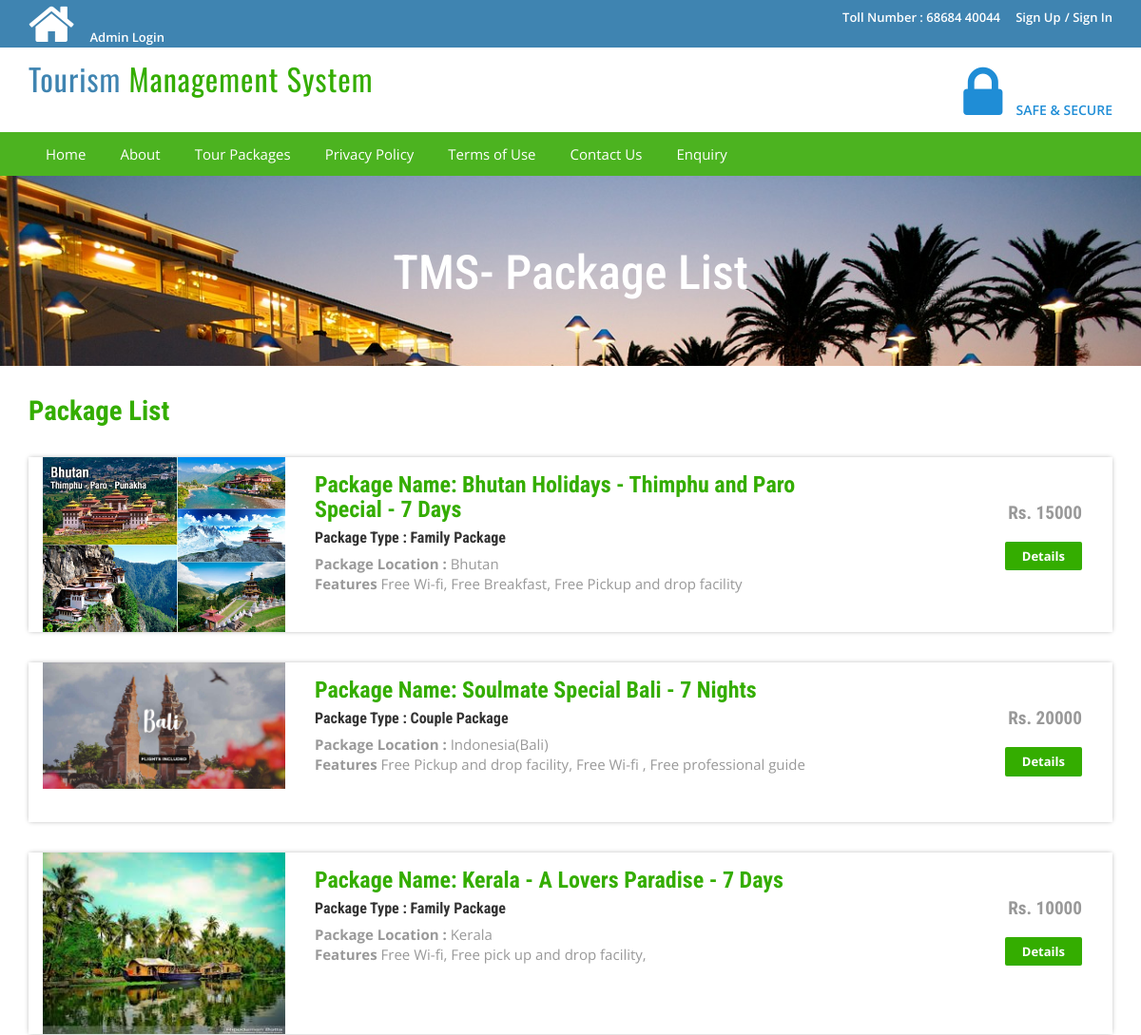
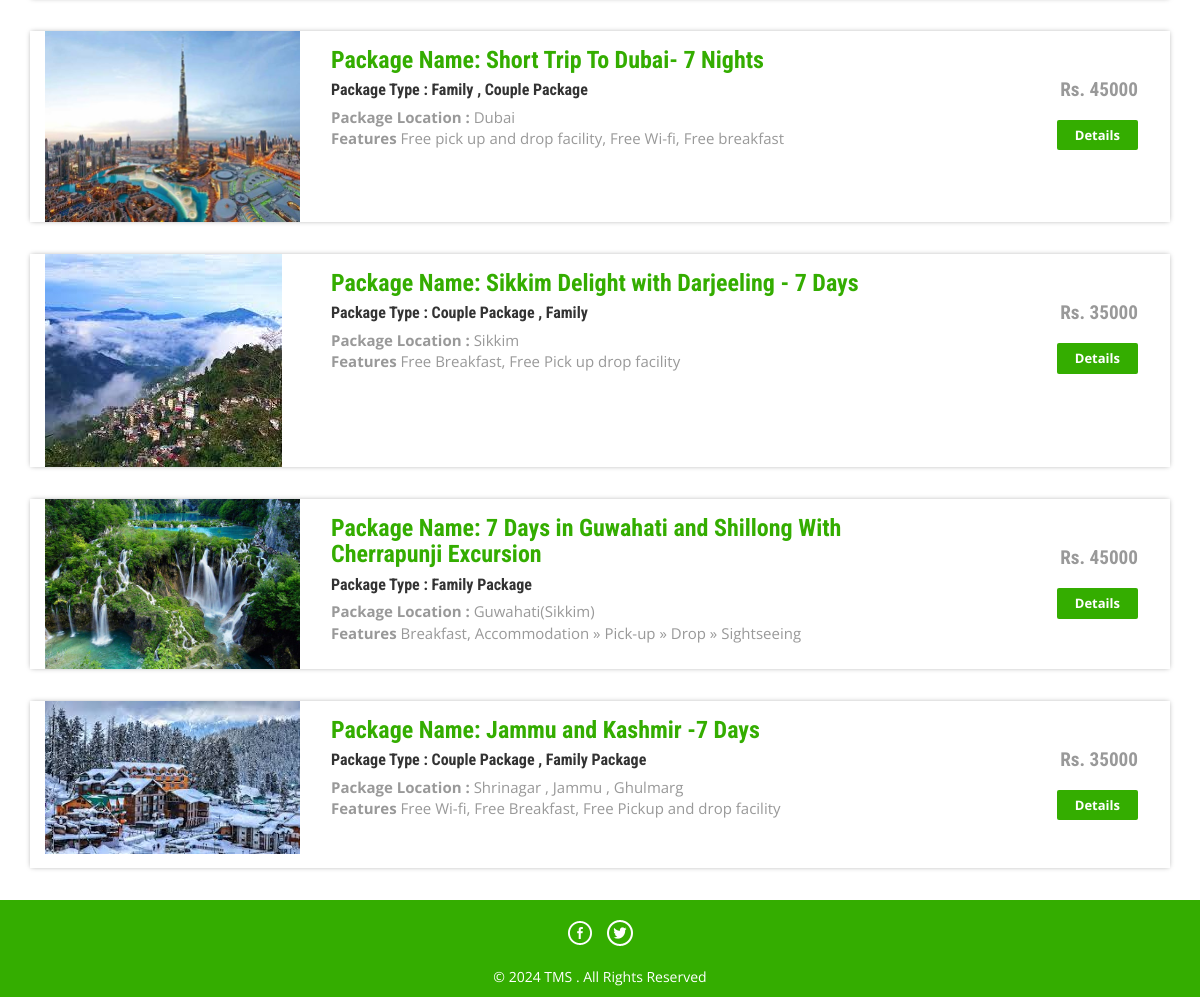
The page /tms/package-list.php on the database its author committed (2 pictures, top to bottom).
### tables this page shows
CREATE TABLE `tbltourpackages` (
  `PackageId` int(11) NOT NULL,
  `PackageName` varchar(200) DEFAULT NULL,
  `PackageType` varchar(150) DEFAULT NULL,
  `PackageLocation` varchar(100) DEFAULT NULL,
  `PackagePrice` int(11) DEFAULT NULL,
  `PackageFetures` varchar(255) DEFAULT NULL,
  `PackageDetails` mediumtext DEFAULT NULL,
  `PackageImage` varchar(100) DEFAULT NULL,
  `Creationdate` timestamp NULL DEFAULT current_timestamp(),
  `UpdationDate` timestamp NULL DEFAULT NULL ON UPDATE current_timestamp()
);

### tms/package-list.php (the view, shortened to what this page needs)
<?php
include('includes/config.php');
?>
<!DOCTYPE HTML>
<html>
<head>
<link href="css/bootstrap.css" rel='stylesheet' type='text/css' />
<link href="css/style.css" rel='stylesheet' type='text/css' />
<link href="css/font-awesome.css" rel="stylesheet">
<link href="css/animate.css" rel="stylesheet" type="text/css" media="all">
</head>
<body>
<?php include('includes/header.php');?>
<div class="banner-3">
	<div class="container">
		<h1 class="wow zoomIn animated animated" data-wow-delay=".5s" style="visibility: visible; animation-delay: 0.5s; animation-name: zoomIn;"> TMS- Package List</h1>
	</div>
</div>
<div class="rooms">
	<div class="container">
		<div class="room-bottom">
			<h3>Package List</h3>
<?php $sql = "SELECT * from tbltourpackages";
$query = $dbh->prepare($sql);
$query->execute();
$results=$query->fetchAll(PDO::FETCH_OBJ);
if($query->rowCount() > 0)
{
foreach($results as $result)
{	?>
			<div class="rom-btm">
				<div class="col-md-3 room-left wow fadeInLeft animated" data-wow-delay=".5s">
					<img src="admin/pacakgeimages/<?php echo htmlentities($result->PackageImage);?>" class="img-responsive" alt="">
				</div>
				<div class="col-md-6 room-midle wow fadeInUp animated" data-wow-delay=".5s">
					<h4>Package Name: <?php echo htmlentities($result->PackageName);?></h4>
					<h6>Package Type : <?php echo htmlentities($result->PackageType);?></h6>
					<p><b>Package Location :</b> <?php echo htmlentities($result->PackageLocation);?></p>
					<p><b>Features</b> <?php echo htmlentities($result->PackageFetures);?></p>
				</div>
				<div class="col-md-3 room-right wow fadeInRight animated" data-wow-delay=".5s">
					<h5>Rs. <?php echo htmlentities($result->PackagePrice);?></h5>
					<a href="package-details.php?pkgid=<?php echo htmlentities($result->PackageId);?>" class="view">Details</a>
				</div>
				<div class="clearfix"></div>
			</div>
<?php }} ?>
		</div>
	</div>
</div>
<?php include('includes/footer.php');?>
</body>
</html>

### tms/includes/header.php (shortened to what this page needs)
<?php if($_SESSION['login'])
{?>
<div class="top-header">
	<div class="container">
		<ul class="tp-hd-lft wow fadeInLeft animated" data-wow-delay=".5s">
			<li class="hm"><a href="index.html"><i class="fa fa-home"></i></a></li>
			<li class="prnt"><a href="profile.php">My Profile</a></li>
				<li class="prnt"><a href="change-password.php">Change Password</a></li>
			<li class="prnt"><a href="tour-history.php">My Tour History</a></li>
			<li class="prnt"><a href="issuetickets.php">Issue Tickets</a></li>
		</ul>
		<ul class="tp-hd-rgt wow fadeInRight animated" data-wow-delay=".5s">
			<li class="tol">Welcome :</li>
			<li class="sig"><?php echo htmlentities($_SESSION['login']);?></li>
			<li class="sigi"><a href="logout.php" >/ Logout</a></li>
        </ul>
		<div class="clearfix"></div>
	</div>
</div><?php } else {?>
<div class="top-header">
	<div class="container">
		<ul class="tp-hd-lft wow fadeInLeft animated" data-wow-delay=".5s">
			<li class="hm"><a href="index.php"><i class="fa fa-home"></i></a></li>
				<li class="hm"><a href="admin/index.php">Admin Login</a></li>
		</ul>
		<ul class="tp-hd-rgt wow fadeInRight animated" data-wow-delay=".5s">
			<li class="tol">Toll Number : 68684 40044</li>
			<li class="sig"><a href="#" data-toggle="modal" data-target="#myModal" >Sign Up</a></li>
			<li class="sigi"><a href="#" data-toggle="modal" data-target="#myModal4" >/ Sign In</a></li>
        </ul>
		<div class="clearfix"></div>
	</div>
</div>
<?php }?>
<div class="header">
	<div class="container">
		<div class="logo wow fadeInDown animated" data-wow-delay=".5s">
			<a href="index.php">Tourism <span>Management System</span></a>
		</div>
		<div class="lock fadeInDown animated" data-wow-delay=".5s">
			<li><i class="fa fa-lock"></i></li>
            <li><div class="securetxt">SAFE &amp; SECURE </div></li>
		</div>
		<div class="clearfix"></div>
	</div>
</div>
<div class="footer-btm wow fadeInLeft animated" data-wow-delay=".5s">
	<div class="container">
	<div class="navigation">
			<nav class="navbar navbar-default">
				<div class="collapse navbar-collapse nav-wil" id="bs-example-navbar-collapse-1">
					<nav class="cl-effect-1">
						<ul class="nav navbar-nav">
							<li><a href="index.php">Home</a></li>
							<li><a href="page.php?type=aboutus">About</a></li>
								<li><a href="package-list.php">Tour Packages</a></li>
								<li><a href="page.php?type=privacy">Privacy Policy</a></li>
								<li><a href="page.php?type=terms">Terms of Use</a></li>
								<li><a href="page.php?type=contact">Contact Us</a></li>
								<?php if($_SESSION['login'])
{?>
								<li>Need Help?<a href="#" data-toggle="modal" data-target="#myModal3"> / Write Us </a>  </li>
								<?php } else { ?>
								<li><a href="enquiry.php"> Enquiry </a>  </li>
								<?php } ?>
								<div class="clearfix"></div>
						</ul>
					</nav>
				</div>
			</nav>
		</div>
	</div>
</div>

### tms/includes/footer.php
<div class="copy-right">
	<div class="container">
		<div class="footer-social-icons wow fadeInDown animated animated" data-wow-delay=".5s" style="visibility: visible; animation-delay: 0.5s; animation-name: fadeInDown;">
			<ul>
				<li><a class="facebook" href="#"><span>Facebook</span></a></li>
				<li><a class="twitter" href="#"><span>Twitter</span></a></li>
			</ul>
		</div>
		<p class="wow zoomIn animated animated" data-wow-delay=".5s" style="visibility: visible; animation-delay: 0.5s; animation-name: zoomIn;">© 2024 TMS . All Rights Reserved </p>
	</div>
</div>

### tms/css/style.css (style rules this page uses)
html, body { font-size: 100%; background: #fff; font-family: 'Open Sans', sans-serif; }
body a,.grid_1,plan_1,plan_1.one,plan_1.two,i.icon1, i.icon2, i.icon3, i.icon4, i.icon5, i.icon6 { transition:0.5s all; -webkit-transition:0.5s all; -moz-transition:0.5s all; -o-transition:0.5s all; -ms-transition:0.5s all; }
h1,h2,h3,h4,h5,h6 { margin:0; font-family: 'Roboto Condensed', sans-serif; }
p { margin:0; }
ul { margin:0; padding:0; }
.logo a { color: #3F84B1; letter-spacing: 1px; font-size: 2em; font-weight: 400; display: block; text-decoration: none; font-family: 'Oswald', sans-serif; }
.logo span { color:#34ad00; }
i.fa.fa-home { font-size: 10px; }
.top-header { background-color: #3F84B1; border-bottom: 0 none; height: 50px; line-height: 35px; }
ul.tp-hd-lft { float: left; }
ul.tp-hd-lft li { display: inline-block; }
li.hm,li.prnt { margin-right: 12px; }
ul.tp-hd-lft a { font-size: 13px; font-weight: 600; color:#fff; }
ul.tp-hd-rgt { float:right; }
ul.tp-hd-rgt li { display: inline-block; font-size: 13px; font-weight: 600; color:#fff; }
ul.tp-hd-rgt a { font-size: 13px; font-weight: 600; color:#fff; }
li.ned,li.wrt,li.tol { margin-right: 12px; }
.header { background-color: #fff; margin: 0; padding: 10px 0 8px; }
.logo a { display: block; }
.logo { float: left; margin-right: 60px; }
.lock { float: right; margin-top: 7px; }
.securetxt { color: #1f8dd6; line-height: 18px; margin-top: 0px; font-size: 14px; font-weight:600; }
.lock li { display: inline-block; }
i.fa.fa-lock { color:#1f8dd6; font-size: 2em; padding-right: 10px; }
.footer-btm li { display: inline-block; margin: 0 10px; font-size: 14px; color: #fff; }
.footer-btm li a { font-size: 15px; color: #fff; display: inline-block; padding: 5px 8px; }
.footer-btm { background:#4CB320; padding: 0.5em 0; text-align:center; }
.copy-right p { color:#fff; font-size:14px; line-height: 1.8em; }
.copy-right { background:#34ad00; text-align: center; padding: 0.5em 0; }
a.view { padding: 6px 18px; font-weight: 700; color: #fff; background-color: #34ad00; border: 0; font-size: 13px; border-radius: 2px; -webkit-transition: all .2s; -moz-transition: all .2s; transition: all .2s; margin-top: 20px; display: inline-block; }
.banner-3 { background: url(../images/6.jpg)no-repeat; background-size: cover; -webkit-background-size: cover; -o-background-size: cover; -ms-background-size: cover; -moz-background-size: cover; min-height:200px; }
.banner-3 h1 { font-size: 50px; margin-bottom: 40px; padding: 1.5em 0 0; text-align: center; color: #fff; }
.rom-btm { margin-top: 2em; box-shadow: 0px 0px 5px -1px rgba(0, 0, 0, 0.37); }
.room-bottom h3 { font-size: 1.8em; font-weight: 700; color: #34ad00; }
.room-bottom { padding: 2em 0; }
.rom-btm h4 { font-size: 1.5em; font-weight: 700; color: #34ad00; }
.rom-btm p { font-size: 15px; color: #999; }
.rom-btm h6 { font-size: 1em; font-weight: 700; margin: 0.5em 0; }
.room-right { text-align: right; padding: 3em 2em; }
.room-midle { padding: 1em; }
.rom-btm h5 { font-size: 1.2em; font-weight: 700; color: #999; }
.footer-social-icons ul li { display:inline-block; margin:0 0.2em; }
.footer-social-icons ul li a { width:30px; height:30px; background:url('../images/img-sprite.png') no-repeat 0px 0px; display:inline-block; position: relative; }
.footer-social-icons ul li a.facebook { background-position:0px 0px; }
.footer-social-icons ul li a.twitter { background-position:-30px 0px; }
.footer-social-icons { margin: 10px 0 10px; }
.navbar-default { background-color: #4CB320 !important; border-color: #4CB320 !important; }
.navbar { min-height: 0px !important; margin-bottom:0px !important; border-radius:0px !important; border: none !important; }
ul.nav.navbar-nav li a { font-size: 15px ; color: #fff; display: inline-block; padding: 5px 8px; }
.navbar-collapse { padding-right: 0px !important; padding-left: 0px !important; }

### rows shown on the page
tbltourpackages: PackageImage (picture), PackageName "Bhutan Holidays - Thimphu and Paro Special - 7 Days", PackageType "Family Package", PackageLocation "Bhutan", PackageFetures "Free Wi-fi, Free Breakfast, Free Pickup and drop facility", PackagePrice "15000"
tbltourpackages: PackageImage (picture), PackageName "Soulmate Special Bali - 7 Nights", PackageType "Couple Package", PackageLocation "Indonesia(Bali)", PackageFetures "Free Pickup and drop facility, Free Wi-fi , Free professional guide", PackagePrice "20000"
tbltourpackages: PackageImage (picture), PackageName "Kerala - A Lovers Paradise - 7 Days", PackageType "Family Package", PackageLocation "Kerala", PackageFetures "Free Wi-fi, Free pick up and drop facility,", PackagePrice "10000"
tbltourpackages: PackageImage (picture), PackageName "Short Trip To Dubai- 7 Nights", PackageType "Family , Couple Package", PackageLocation "Dubai", PackageFetures "Free pick up and drop facility, Free Wi-fi, Free breakfast", PackagePrice "45000"
tbltourpackages: PackageImage (picture), PackageName "Sikkim Delight with Darjeeling - 7 Days", PackageType "Couple Package , Family", PackageLocation "Sikkim", PackageFetures "Free Breakfast, Free Pick up drop facility", PackagePrice "35000"
tbltourpackages: PackageImage (picture), PackageName "7 Days in Guwahati and Shillong With Cherrapunji Excursion", PackageType "Family Package", PackageLocation "Guwahati(Sikkim)", PackageFetures "Breakfast, Accommodation » Pick-up » Drop » Sightseeing", PackagePrice "45000"
tbltourpackages: PackageImage (picture), PackageName "Jammu and Kashmir -7 Days", PackageType "Couple Package , Family Package", PackageLocation "Shrinagar , Jammu , Ghulmarg", PackageFetures "Free Wi-fi, Free Breakfast, Free Pickup and drop facility", PackagePrice "35000"
